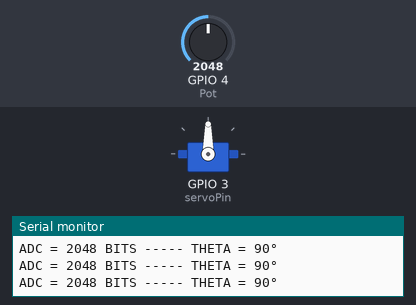
A sketch run on a simulated ESP32. Parts: servo, the last lines printed to the serial monitor. Inputs (shaded band) come from the test bench; at power-on: GPIO 4 (Pot) = 2048.

Above: at 1.2 s.
1.3 s: GPIO 4 (Pot) set to 2866
At 2.6 s:
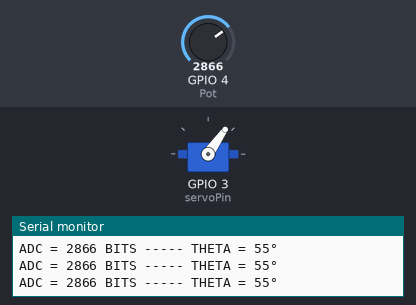
3.0 s: GPIO 4 (Pot) set to 3603
At 3.8 s:
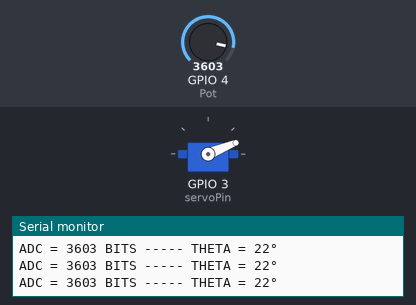
4.5 s: GPIO 4 (Pot) set to 4095
At 5.0 s:
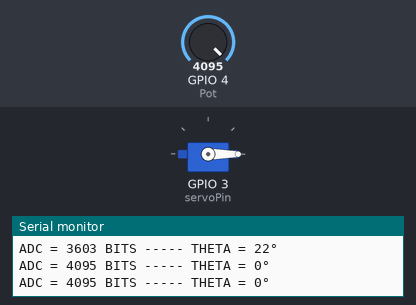
6.0 s: GPIO 4 (Pot) set to 1228
At 7.2 s:
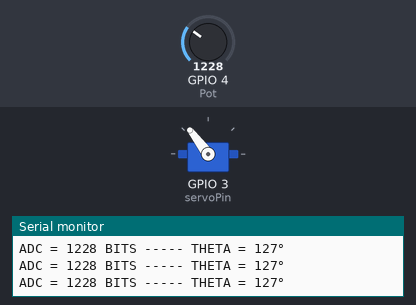
7.5 s: GPIO 4 (Pot) set to 491
At 8.6 s:
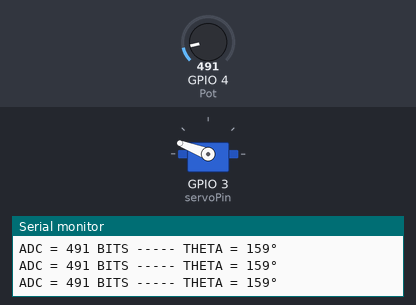
9.0 s: GPIO 4 (Pot) set to 0
At 9.8 s:
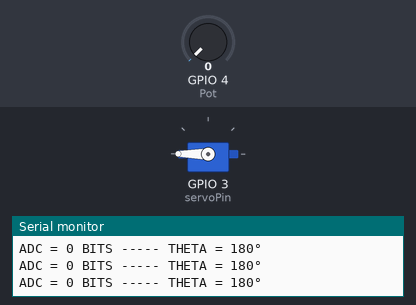
Timing chart, 0 to 11.5 s (numbered marks = the images above; inputs shaded):
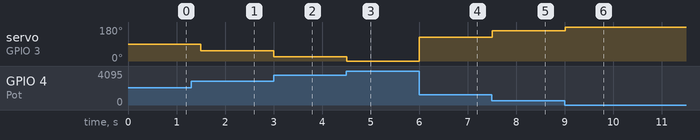

The sketch:

P2A2-Servomotor.ino
```cpp
#include <ESP32_Servo.h> //Importamos la libreria para utilizar el servomotor
#define Pot 4         //Declaramos el pin de entrada del potenciomerto
#define servoPin 3    //Decaramos el pin de salida del servomotor

int lectura;
int angulo;
Servo miservo;  //Ojeto Servo sirve para controlar el servomotor
void setup() {
  miservo.attach(servoPin); //Se le adjunta el pin del servomotor al objeto Servo
  Serial.begin(115200);
}


void loop() {
  lectura = analogRead(Pot);  //Leemos el voltaje en el potenciometro
  angulo = map(lectura,0,4095,180,0); //Mapeamos la lectura a el ángulo elegido
  miservo.write(angulo);  //Se sobreescribe el ángulo del servomotor
  Serial.print("ADC = ");
  Serial.print(lectura);
  Serial.print(" BITS ----- THETA = ");
  Serial.print(angulo);
  Serial.println("°");
  delay(300);
}
```

Measured:
- after the input at 1.3 s, servo on GPIO 3 (servoPin): 90° → 55° after 0.20 s
- after the input at 3.0 s, servo on GPIO 3 (servoPin): 55° → 22° at once
- after the input at 4.5 s, servo on GPIO 3 (servoPin): 22° → 0° at once
- after the input at 6.0 s, servo on GPIO 3 (servoPin): 0° → 127° at once
- after the input at 7.5 s, servo on GPIO 3 (servoPin): 127° → 159° at once
- after the input at 9.0 s, servo on GPIO 3 (servoPin): 159° → 180° at once
